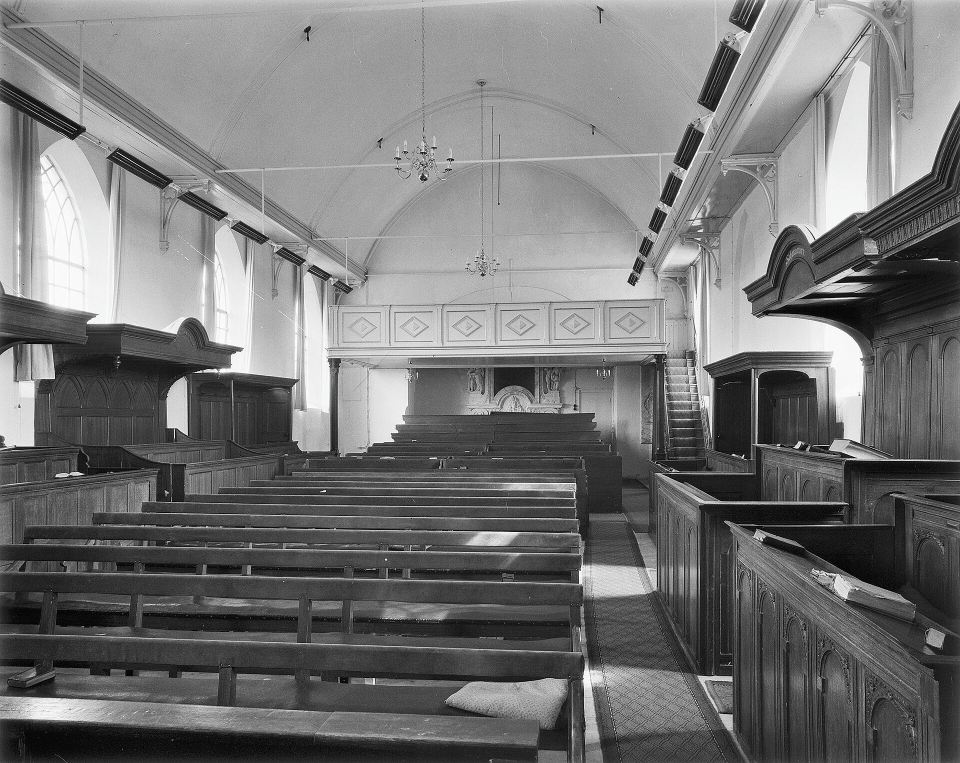
#> input picture ontwerp/foto/bron/pleinkerk-interieur-rce.jpg, 1920 x 1526 px (shown at 1/2 size)
$ python fotos.py
#> lines starting #> are read from the running program, lines starting #| are printed output that depends on the picture
#!/usr/bin/env python3
"""Uitsneden voor ronde 6. Alleen snijden en schalen; geen bewerking. Bronnen en licenties: foto/BRONNEN.md."""
from pathlib import Path
from PIL import Image
H = Path(__file__).parent
BRON = H / 'foto' / 'bron'
OUD = H.parent / 'fotos' / 'bron'
def snij(pad, box, naam, breedtes, q=82):
#> called with box = (0.1, 0, 0.73, 1), naam = 'interieur-staand', breedtes = (600, 900, 1200), q = 82
    im = Image.open(pad).convert('RGB'); w, h = im.size
#> in snij, im is the input picture: PIL image 1920x1526 RGB; mean R, G, B 116.8, 116.8, 116.8
#> after `w, h = im.size`: w = 1920; h = 1526
    s = im.crop((int(box[0]*w), int(box[1]*h), int(box[2]*w), int(box[3]*h)))
    for b in breedtes:
        if b > s.width: b = s.width
        t = s.resize((b, round(s.height*b/s.width)), Image.LANCZOS)
        t.save(H / 'foto' / f'{naam}-{b}.webp', 'WEBP', quality=q, method=6); print(naam, t.size)
#> this loop made 3 passes
#| interieur-staand (600, 757)
#| interieur-staand (900, 1136)
#| interieur-staand (1200, 1515)
# Pleinkerk interieur (RCE 1960): staand voor de hero, liggend voor 'De eerste keer'
snij(BRON / 'pleinkerk-interieur-rce.jpg', (0.10, 0.0, 0.73, 1.0), 'interieur-staand', (600, 900, 1200))
snij(BRON / 'pleinkerk-interieur-rce.jpg', (0.0, 0.05, 1.0, 0.80), 'interieur-breed', (960, 1600, 1920))
#> the loop in snij (call 2), `for b in breedtes:` made 3 passes
#| interieur-breed (960, 572)
#| interieur-breed (1600, 953)
#| interieur-breed (1920, 1144)
# Pleinkerk in het weiland (kleur)
snij(BRON / 'pleinkerk-weiland.jpg', (0.0, 0.18, 1.0, 0.92), 'weiland-breed', (960, 1600, 1920))
#> call 3 of snij, with box = (0, 0.18, 1, 0.92), naam = 'weiland-breed', breedtes = (960, 1600, 1920), q = 82
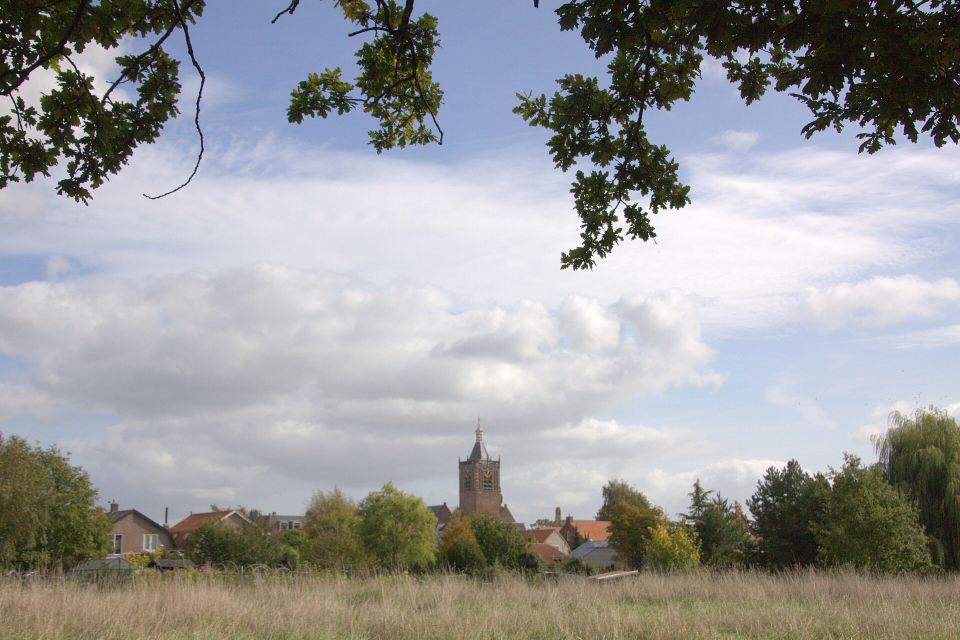
#> input picture ontwerp/foto/bron/pleinkerk-weiland.jpg, 1920 x 1279 px (shown at 1/2 size)
#> in snij, im is the input picture: PIL image 1920x1279 RGB; mean R, G, B 153.7, 154.8, 155.1
#> the loop in snij (call 3), `for b in breedtes:` made 3 passes
#| weiland-breed (960, 473)
#| weiland-breed (1600, 788)
#| weiland-breed (1920, 946)
# O.L.V. Houten van binnen: alleen raam en bogen, zonder personen
snij(BRON / 'olv-houten-interieur.jpg', (0.02, 0.0, 0.40, 0.37), 'olv-bogen', (600, 730))
#> call 4 of snij, with box = (0.02, 0, 0.4, 0.37), naam = 'olv-bogen', breedtes = (600, 730), q = 82
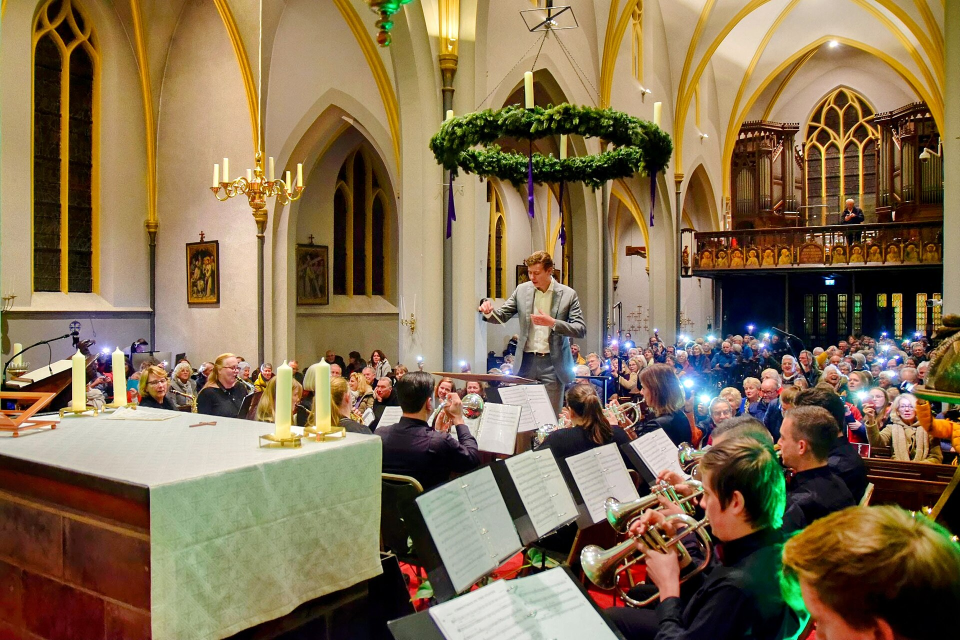
#> input picture ontwerp/foto/bron/olv-houten-interieur.jpg, 1920 x 1280 px (shown at 1/2 size)
#> in snij, im is the input picture: PIL image 1920x1280 RGB; mean R, G, B 130.6, 110.3, 80.6
#> the loop in snij (call 4), `for b in breedtes:` made 2 passes
#| olv-bogen (600, 389)
#| olv-bogen (730, 473)
# O.L.V. Houten van buiten en de open deur van de Pleinkerk (bestaande bronnen)
snij(OUD / 'rk-houten.jpg', (0.12, 0.0, 0.55, 0.92), 'olv-toren', (600, 1000))
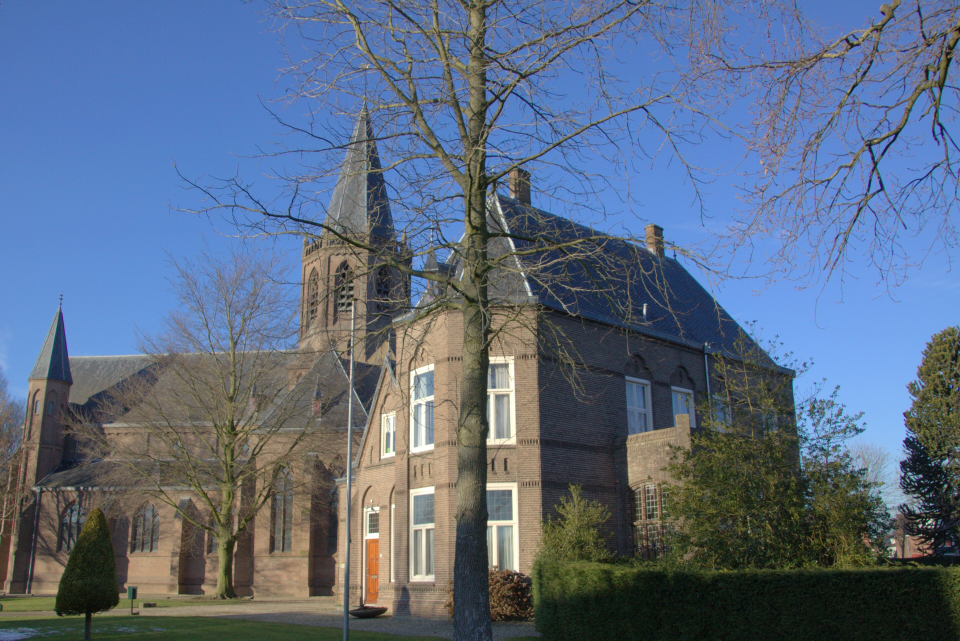
#> input picture fotos/bron/rk-houten.jpg, 3840 x 2561 px (shown at 1/4 size)
#> in snij, im is the input picture: PIL image 3840x2561 RGB; mean R, G, B 91.4, 107.2, 129.8
#> the loop in snij (call 5), `for b in breedtes:` made 2 passes
#| olv-toren (600, 856)
#| olv-toren (1000, 1426)
snij(OUD / 'pleinkerk-deur.jpg', (0.40, 0.0, 0.985, 1.0), 'pleinkerk-deur', (560,))
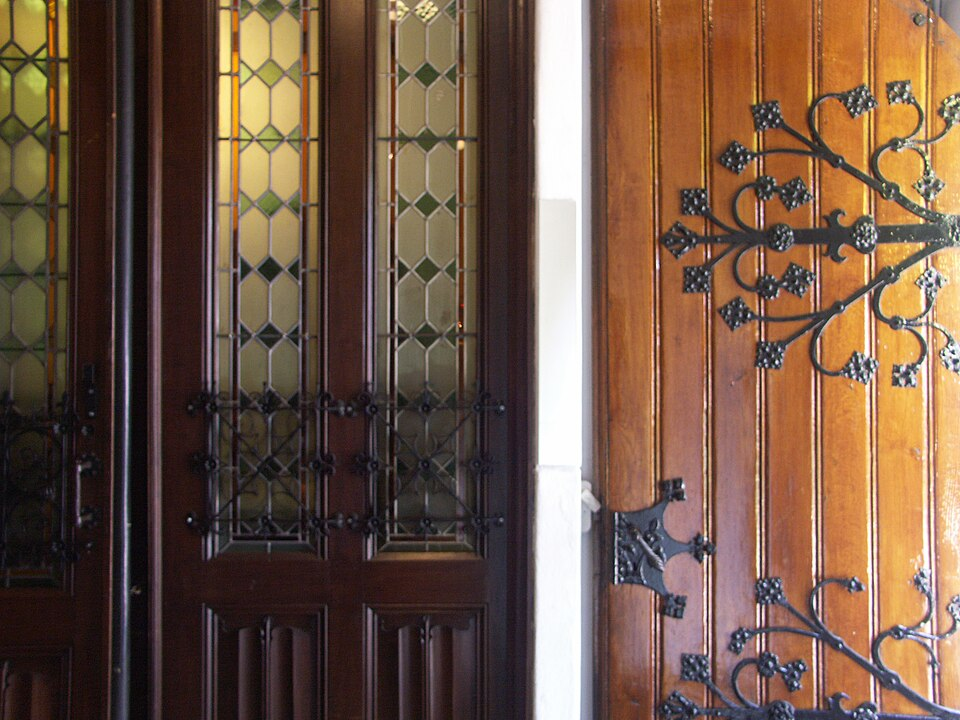
#> input picture fotos/bron/pleinkerk-deur.jpg, 960 x 720 px
#> in snij, im is the input picture: PIL image 960x720 RGB; mean R, G, B 113.6, 87.3, 69.9
#> the loop in snij (call 6), `for b in breedtes:` made 1 pass
#| pleinkerk-deur (560, 719)
# O.L.V. ten Hemelopneming ’t Goy: beschilderd gewelf met kruisbeeld (geen personen)
snij(BRON / 'olv-tgoy-gewelf.jpg', (0.18, 0.0, 0.82, 1.0), 'tgoy-gewelf', (600, 900))
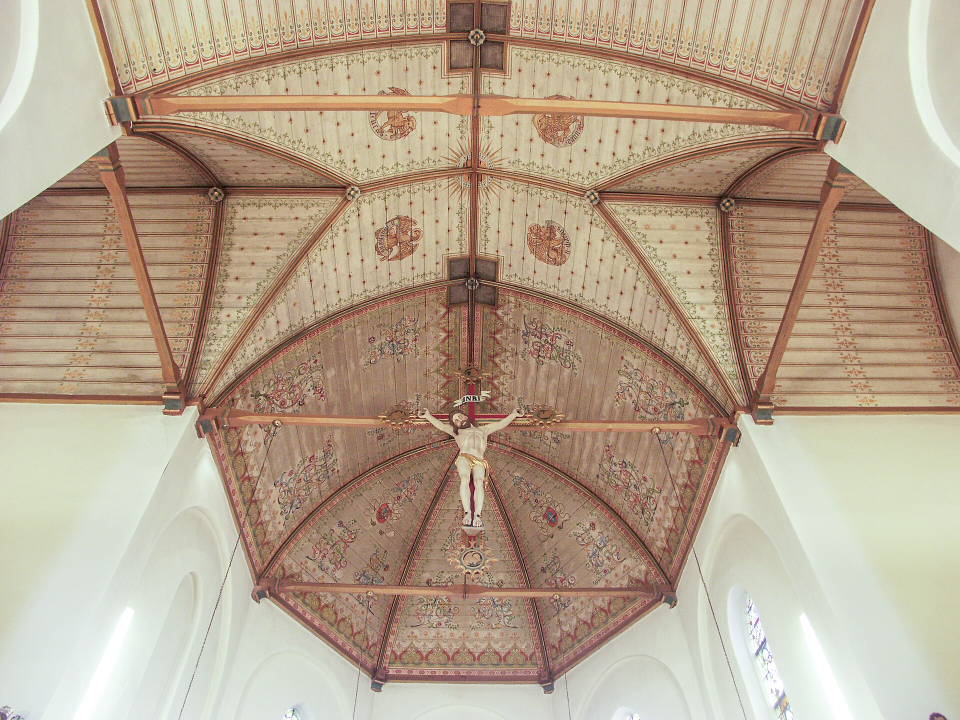
#> input picture ontwerp/foto/bron/olv-tgoy-gewelf.jpg, 1920 x 1440 px (shown at 1/2 size)
#> in snij, im is the input picture: PIL image 1920x1440 RGB; mean R, G, B 181.9, 163, 141.3
#> the loop in snij (call 7), `for b in breedtes:` made 2 passes
#| tgoy-gewelf (600, 703)
#| tgoy-gewelf (900, 1055)
#> pass 1, in snij (call 7), `t = s.resize((b, round(s.height*b/s.width)), Image.LANCZOS)`:
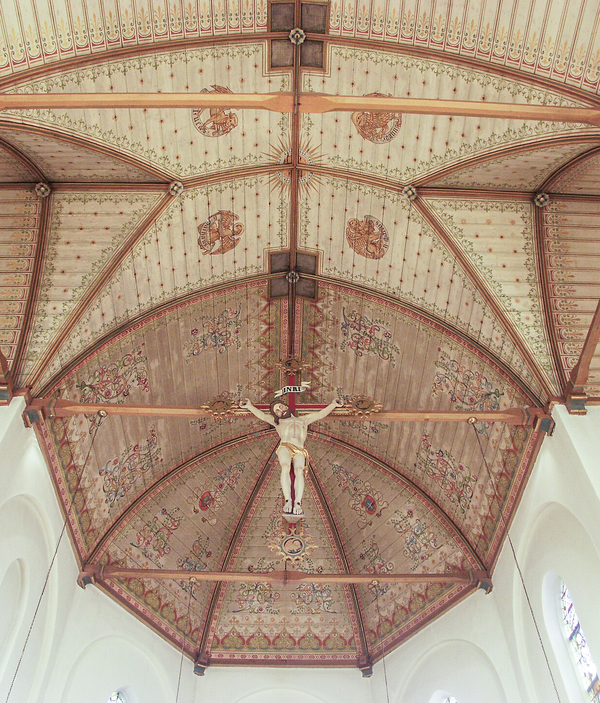
#> t: PIL image 600x703 RGB; mean R, G, B 174.2, 150.4, 127.7
# Pleinkerk in het weiland, smal en staand: lucht boven de toren (voor de spitsboog in de hero)
snij(BRON / 'pleinkerk-weiland.jpg', (0.385, 0.02, 0.615, 0.93), 'weiland-smal', (400, 441))
#> in snij (call 8), `s = im.crop((int(box[0]*w), int(box[1]*h), int(box[2]*w), int(box[3]*h..`:
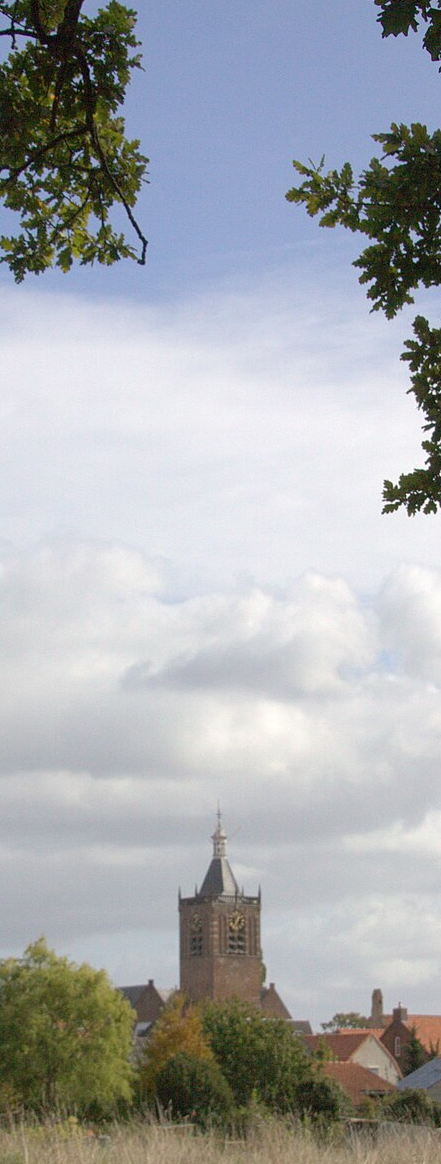
#> s: PIL image 441x1164 RGB; mean R, G, B 167.1, 169.9, 172.8
#> the loop in snij (call 8), `for b in breedtes:` made 2 passes
#| weiland-smal (400, 1056)
#| weiland-smal (441, 1164)
